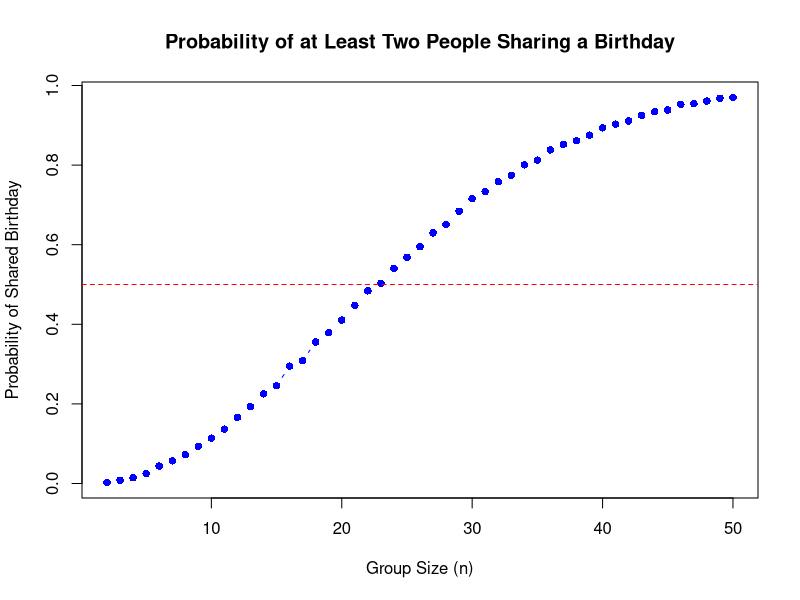

Generate this figure with R:
## ---- chunk 1
has_duplicate = function(n) {
  bdays = sample(1:365, n, replace = TRUE) 
  return(any(duplicated(bdays))) 
}

simulate_probs = function(trials = 10000, max_size = 50) {
  probs = numeric(max_size - 1)
  
  for (n in 2:max_size) {
    dup_count = sum(replicate(trials, has_duplicate(n)))
    probs[n - 1] = dup_count / trials
  }
  
  return(probs)
}

probs = simulate_probs()

group_sizes = 2:50
plot(group_sizes, probs, type = "b", 
     xlab = "Group Size (n)", 
     ylab = "Probability of Shared Birthday",
     main = "Probability of at Least Two People Sharing a Birthday",
     pch = 16, col = "blue")
abline(h = 0.5, col = "red", lty = 2)
